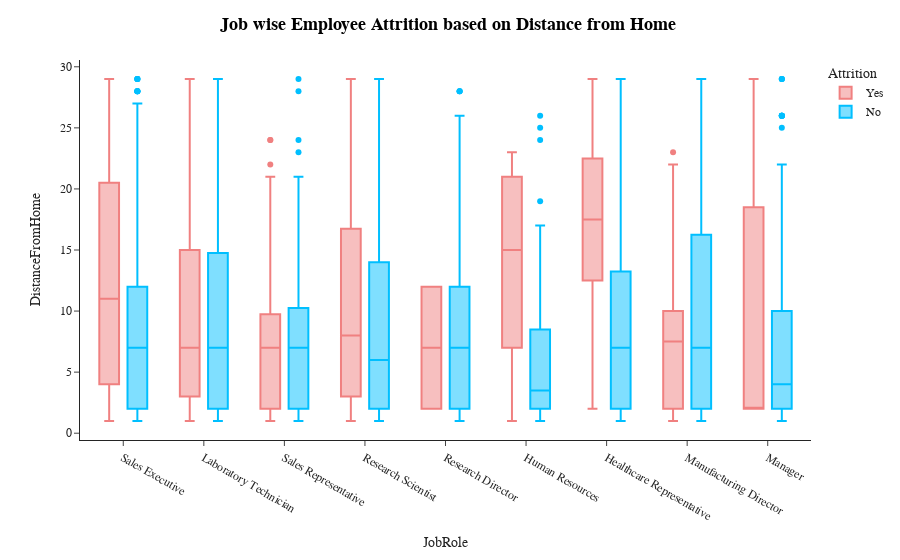

Source (notebook cell):
### Markdown cell above
<a id='b7'></a>
<div style="color:white;
            display:fill;
            border-radius:15px;
            background-color:white;
            font-size:110%;
            font-family:Verdana;
            letter-spacing:1px">
    <h3 style='padding: 10px;
              color:black;
               border:green;
               border-width:2.5px;
               border-style:solid;
              font-family: cursive;
              text-align:center;'>
        Job wise Employee Attrition based on Distance from Home
    </h3>
    </div>
<br>
<a href='#top' style='text-decoration:none; font-family: cursive; '>Back to Top^</a><br>

### Code cell
fig=px.box(df,x='JobRole',y='DistanceFromHome',color='Attrition',template='simple_white',color_discrete_sequence=['LightCoral','DeepSkyBlue'])
fig.update_xaxes(visible=True)
fig.update_yaxes(visible=True)
fig.update_layout(title_x=0.5,template='simple_white',showlegend=True,title_text='<b style="color:black; font-size:105%;">Job wise Employee Attrition based on Distance from Home </b>',font_family="Times New Roman",title_font_family="Times New Roman")
fig.show()

### Figure 1 — Plotly figure (JSON) as saved in the notebook; plotly's stock layout.template omitted (floating-point values rounded to 4 significant figures; data arrays with more than 128 entries replaced by an {"elided": "..."} marker saying what was removed)
{"data": [{"alignmentgroup": "True", "hovertemplate": "Attrition=Yes<br>JobRole=%{x}<br>DistanceFromHome=%{y}<extra></extra>", "legendgroup": "Yes", "marker": {"color": "LightCoral"}, "name": "Yes", "notched": false, "offsetgroup": "Yes", "orientation": "v", "showlegend": true, "type": "box", "x": {"elided": "237 str values"}, "x0": " ", "xaxis": "x", "y": {"elided": "237 int values"}, "y0": " ", "yaxis": "y"}, {"alignmentgroup": "True", "hovertemplate": "Attrition=No<br>JobRole=%{x}<br>DistanceFromHome=%{y}<extra></extra>", "legendgroup": "No", "marker": {"color": "DeepSkyBlue"}, "name": "No", "notched": false, "offsetgroup": "No", "orientation": "v", "showlegend": true, "type": "box", "x": {"elided": "1233 str values"}, "x0": " ", "xaxis": "x", "y": {"elided": "1233 int values"}, "y0": " ", "yaxis": "y"}], "layout": {"autosize": true, "boxmode": "group", "font": {"family": "Times New Roman"}, "legend": {"title": {"text": "Attrition"}, "tracegroupgap": 0}, "margin": {"t": 60}, "showlegend": true, "title": {"font": {"family": "Times New Roman"}, "text": "<b style=\"color:black; font-size:105%;\">Job wise Employee Attrition based on Distance from Home </b>", "x": 0.5}, "xaxis": {"anchor": "y", "autorange": true, "domain": [0, 1], "range": [-0.5288, 8.529], "title": {"text": "JobRole"}, "type": "category", "visible": true}, "yaxis": {"anchor": "x", "autorange": true, "domain": [0, 1], "range": [-0.5556, 30.56], "title": {"text": "DistanceFromHome"}, "type": "linear", "visible": true}}}
